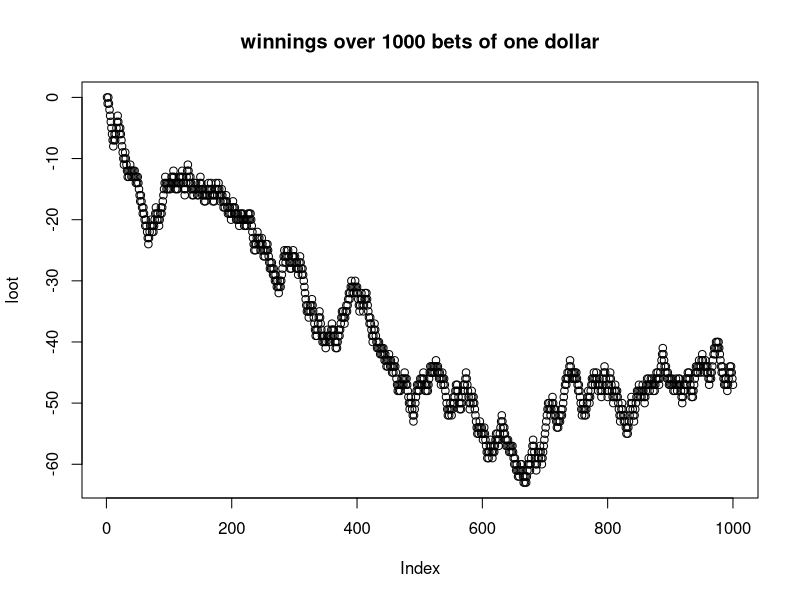
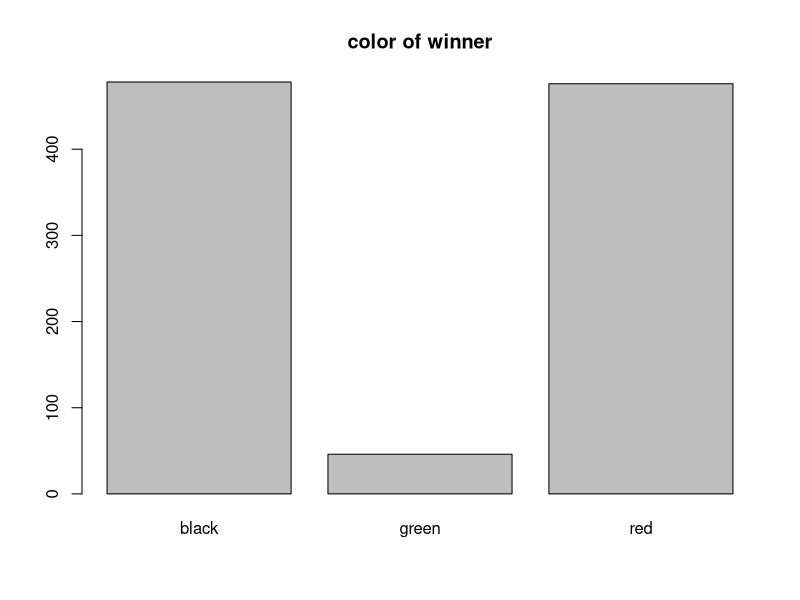
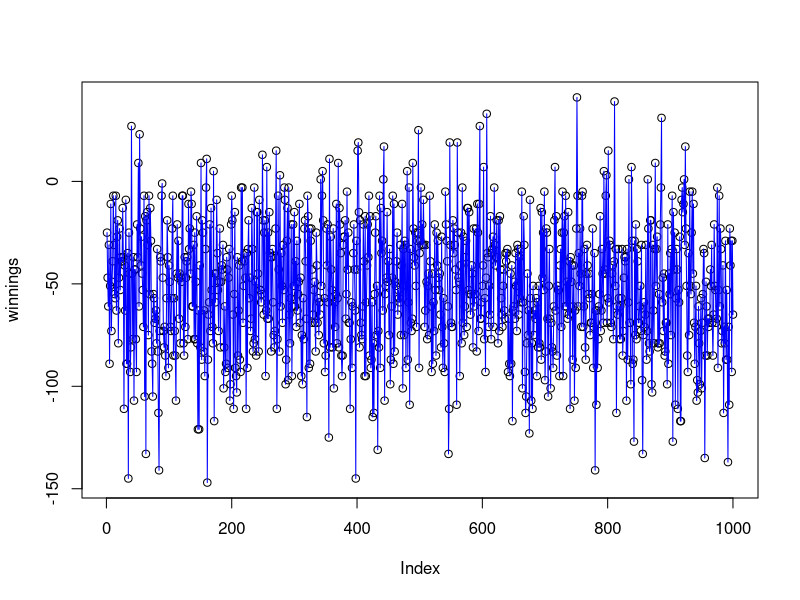
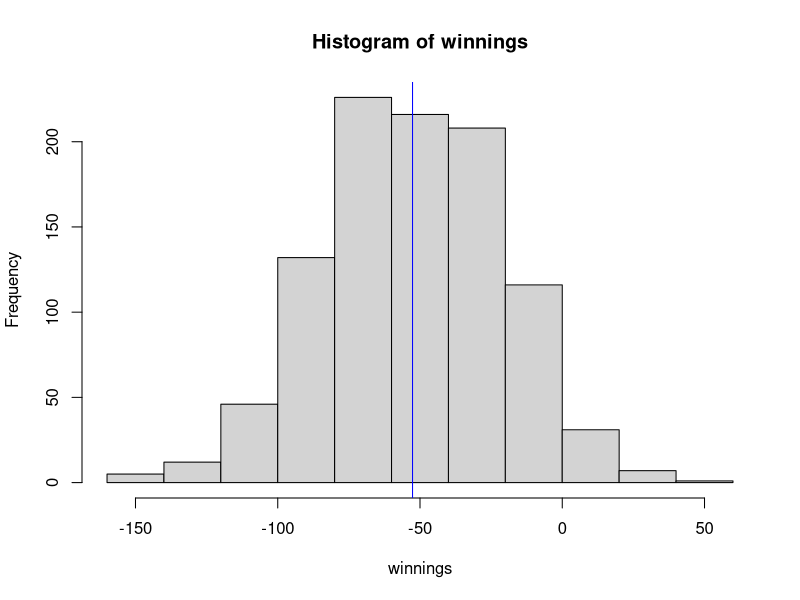

R code for these plots, in order: (Note: this script raises an error after producing the figures.)
## ---- chunk 1
Roulette <- data.frame(1:38)
Roulette$number[1] <- '0'
Roulette$color[1] <- 'green'
Roulette$number[2] <- '00'
Roulette$color[2] <- 'green'
for (i in 3:38){
  Roulette$number[i] <- i-2
  if (i%%2==0){
    Roulette$color[i] <- 'black'
  } else {
    Roulette$color[i] <- 'red'
  }
}
## ---- chunk 2
games <- sample(Roulette$color, 1000, replace=TRUE, prob=NULL)
loot <-1:1000;
win <-1;
for (i in 1:1000){
  if (games[i] == 'red'){
    win = win + 1
  } else {
    win = win -1
  }
  loot[i] <- win
}
plot(loot, main='winnings over 1000 bets of one dollar')
## ---- chunk 3
barplot(table(games), main='color of winner')
## ---- chunk 4
betOnRed <- function(){ 
  games <- sample(Roulette$color, 1000, replace=TRUE, prob=NULL)
  win <-1;
  for (i in 1:1000){
    if (games[i] == 'red'){
      win = win + 1
    } else {
      win = win -1
    }
  }
  win
}
winnings <-1:1000;
for (i in 1:1000){
  winnings[i] <- betOnRed()
}
plot(winnings)
lines(winnings, lwd=1, col='blue')
## ---- chunk 5
hist(winnings)
abline(v=mean(winnings), col="blue")
## ---- chunk 6
ms <- as.matrix(quantile (winnings,  p=seq(from = 0, to = 1, by = 0.1)))
  colnames(ms) <- c("winnings")
  print(kable(ms))
